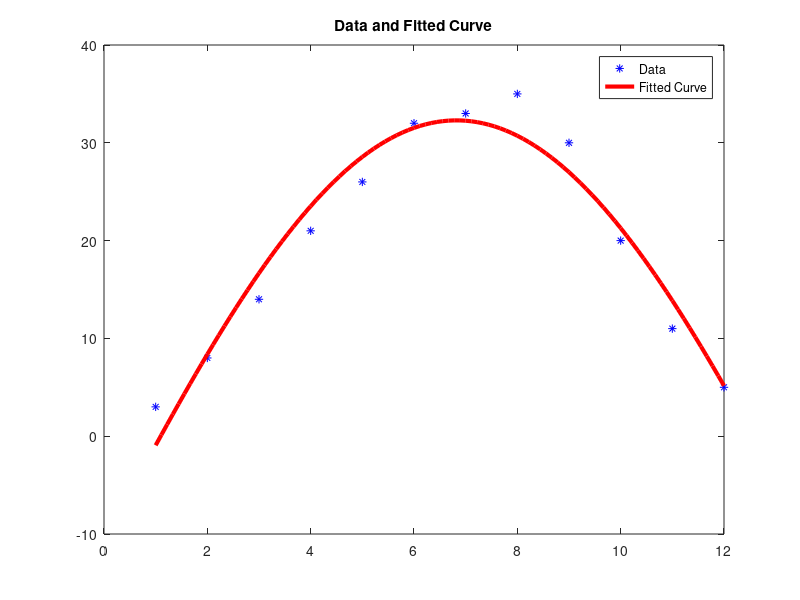

This chart was generated by the following MATLAB code:
clc;
xdata = [1 2 3 4 5 6 7 8 9 10 11 12];
ydata = [3 8 14 21 26 32 33 35 30 20 11 5];
plot (xdata, ydata, 'm.');
axis([0 14 0 40]);
fun = @(x, xdata)x(1)*sin(x(2)*xdata) + x(3);
x0 = [23, 0.2, -0.2];
x = lsqcurvefit(fun,x0, xdata, ydata);
times = linspace(xdata(1),xdata(end));
plot(xdata, ydata, 'b*', times, fun(x, times), 'r-', 'linewidth', 3);
legend('Data', 'Fitted Curve');
title('Data and Fitted Curve');
